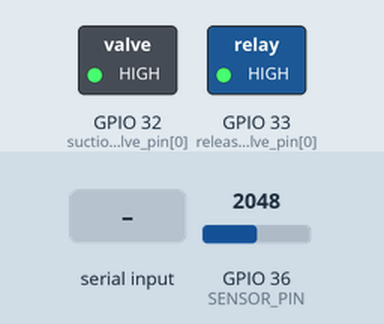
This program was run on a simulated ESP32. Shown: switched loads named in the program (green lamp = pin HIGH). The test bench sets the inputs (shaded band); at power-on: GPIO 36 (SENSOR_PIN) = 2048. What the program prints to the serial monitor is not drawn.

Above: at 1.2 s.
1.3 s: GPIO 36 (SENSOR_PIN) set to 712
4.3 s: GPIO 36 (SENSOR_PIN) set to 686
At 7.0 s:
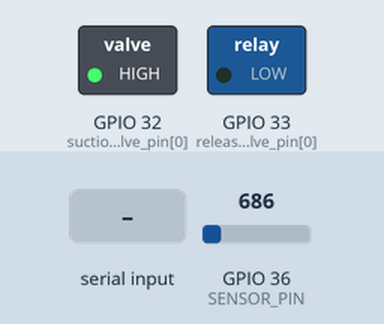
7.3 s: "j\n" received over Serial
At 10.0 s:
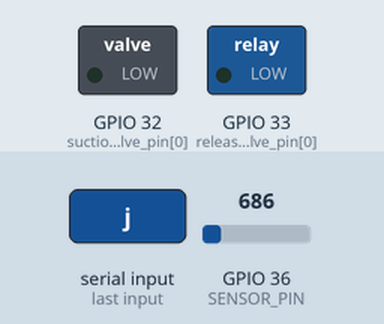
10.3 s: "h\n" received over Serial
13.3 s: GPIO 36 (SENSOR_PIN) set to 491
At 14.8 s:
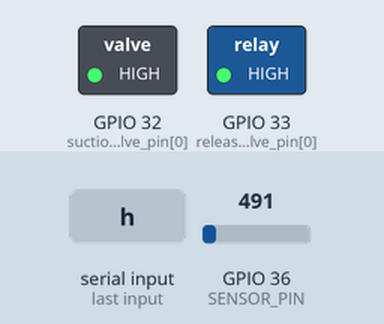
16.3 s: GPIO 36 (SENSOR_PIN) set to 1228
Timing chart, 0 to 20.3 s (numbered marks = the images above; inputs shaded):
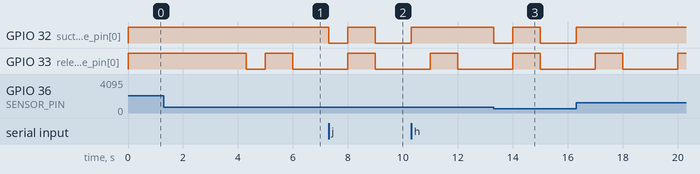

The program:

main.cpp
```cpp
/*
2020/10/02

ESP32
pin parts
32  valve01:suction valve
33  valve02:rerease valve
36  air pressure sensor

3 way valve (SC415GF)
LOW       HIGH
------    ----x-
  └-x-      └---

2 way valve (SC0526GF)
LOW       HIGH
---x--    ------

*/

#include <Arduino.h>

#define PULSE_SUCTION_WIDTH 2000 //吸引の間隔
#define PULSE_RELEACE_WIDTH 1000 //排気の間隔
#define RANGE 5 //目標気圧との誤差許容範囲

#define SENSOR_PIN 36 //気圧センサのピン番号
#define VALVE_NUM 2 //バルブの数
#define SUCTION_POINT_NUM 1 //吸引点の数
int suction_valve_pin[SUCTION_POINT_NUM] = {32};
int release_valve_pin[SUCTION_POINT_NUM] = {33};

double val; //
double raw_pres; //raw air pressure value
int aim_pres = -200; //初期目標気圧

int state = 0; //状態変数，0:初期状態，1:吸引，2:排気，3:停止

bool suction_flag = false; //吸引の調整を行うかどうか判断するフラグfalseで常に解放
bool timer_flag=false; //タイマー割り込みを行うフラグ

bool monitar_flag = true;//シリアルモニタに送信するかどうか判断するフラグmキーで切り替え

//Timer関連セットアップ
hw_timer_t * timer = NULL;
//portMUX_TYPE型の変数で、メインループとISRで共用変数を変更する時の同期処理に使用
portMUX_TYPE timerMux = portMUX_INITIALIZER_UNLOCKED;
//メインループとISRで共用するためのカウンターです。コンパイラーの最適化によって消去されないように、volatile宣言をします
volatile uint32_t isrCounter = 0;
volatile uint32_t lastIsrAt = 0;

void suction(){
  digitalWrite(suction_valve_pin[0] , LOW);
  digitalWrite(release_valve_pin[0] , LOW);
}

void stop(){
  digitalWrite(suction_valve_pin[0] , HIGH);
  digitalWrite(release_valve_pin[0] , LOW);
}

void release(){
  digitalWrite(suction_valve_pin[0] , HIGH);
  digitalWrite(release_valve_pin[0] , HIGH);
}

//
void change_valve(){
  if(suction_flag){
    if(raw_pres>=aim_pres+RANGE){//目標気圧+RANGE以上なら吸う
      suction();
      state = 1;
    }else if(raw_pres>=aim_pres-RANGE){//目標気圧±RANGE以内なら停止
      stop();
      state = 3;
    }else{//目標気圧-RANGE以下
      //目標気圧-RANGE以下かつ吸引してた場合は停止してループする
      if(state==1 || state==3){
        stop();
        state=3;
      }else{
        release();
        state=2;
      }
    }
  }else{
    release();
  }
}

//割り込み処理関数
void IRAM_ATTR onTimer(){
  // Increment the counter and set the time of ISR
  portENTER_CRITICAL_ISR(&timerMux);
  isrCounter++;
//  lastIsrAt = millis();
  portEXIT_CRITICAL_ISR(&timerMux);

  //以下割り込み処理
  val = analogRead(SENSOR_PIN);
  raw_pres = val/4095*3.3/2.7*(-1000); //単位 mbar (1mbar = 1hPa)

  //排気パルス実行
  if((isrCounter%(PULSE_SUCTION_WIDTH+PULSE_RELEACE_WIDTH)) < PULSE_SUCTION_WIDTH){
    suction_flag = true;
  }else{
    suction_flag = false;
  }

  // 吸引気圧の調整
  change_valve();
}


void setup() {
  //change pin mode
  Serial.begin(115200);
  for(int i=0;i<SUCTION_POINT_NUM;i++){
    pinMode(suction_valve_pin[i] , OUTPUT);
    pinMode(release_valve_pin[i] , OUTPUT);
  }

  //timer set up
  // Use 1st timer of 4 (counted from zero).
  // Set 80 divider for prescaler (see ESP32 Technical Reference Manual for more　info).
  timer = timerBegin(0, 80, true);
  // Attach onTimer function to our timer.
  timerAttachInterrupt(timer, &onTimer, true);
  // Set alarm to call onTimer function every second (value in microseconds).
  // Repeat the alarm (third parameter)
  // timer 1ms
  timerAlarmWrite(timer, 1000, true);
  // Start an alarm
  timerAlarmEnable(timer);

}

void loop() {

  int inByte;
  if ( Serial.available() ) {
    inByte = Serial.read();

    if(inByte == 'h' || inByte == 'j' || inByte == 'k' || inByte == 'l' ){
      switch (inByte) {
        case 'h' :
          aim_pres += 25;
          break;
        case 'j' :
          aim_pres -= 25;
          break;
        case 'k' :
          aim_pres += 5;
          break;
        case 'l' :
          aim_pres -= 5;
          break;
      }

      Serial.print("Aim press is: ");
      Serial.print(aim_pres);
      Serial.print("\n");
      //目標気圧が変化した場合初期状態に戻す
      state = 0;

    }else if(inByte == 'm') {
      monitar_flag = !monitar_flag;
    }
  }
  if(monitar_flag){
    Serial.print(aim_pres);
    Serial.print("\t");
    Serial.print(raw_pres);
    Serial.print("\t");
    Serial.print("Suction flag is: ");
    Serial.print(suction_flag);
    Serial.print("\t");
    Serial.print("state is: ");
    Serial.print(state);
    Serial.print("\n");
  }

}
```

Measured:
- the behaviour switches between 687 and 686 on GPIO 36 (SENSOR_PIN) (found by bisection; images 0 and 1)
- after the input at 4.3 s, GPIO 33 (release_valve_pin[0]): HIGH → LOW at once, → HIGH 0.70 s later, → LOW 1.0 s later
- after the input at 7.3 s, GPIO 32 (suction_valve_pin[0]): HIGH → LOW at once, → HIGH 0.70 s later, → LOW 1.0 s later
- after the input at 13.3 s, GPIO 32 (suction_valve_pin[0]): HIGH → LOW at once, → HIGH 0.70 s later, → LOW 1.0 s later
